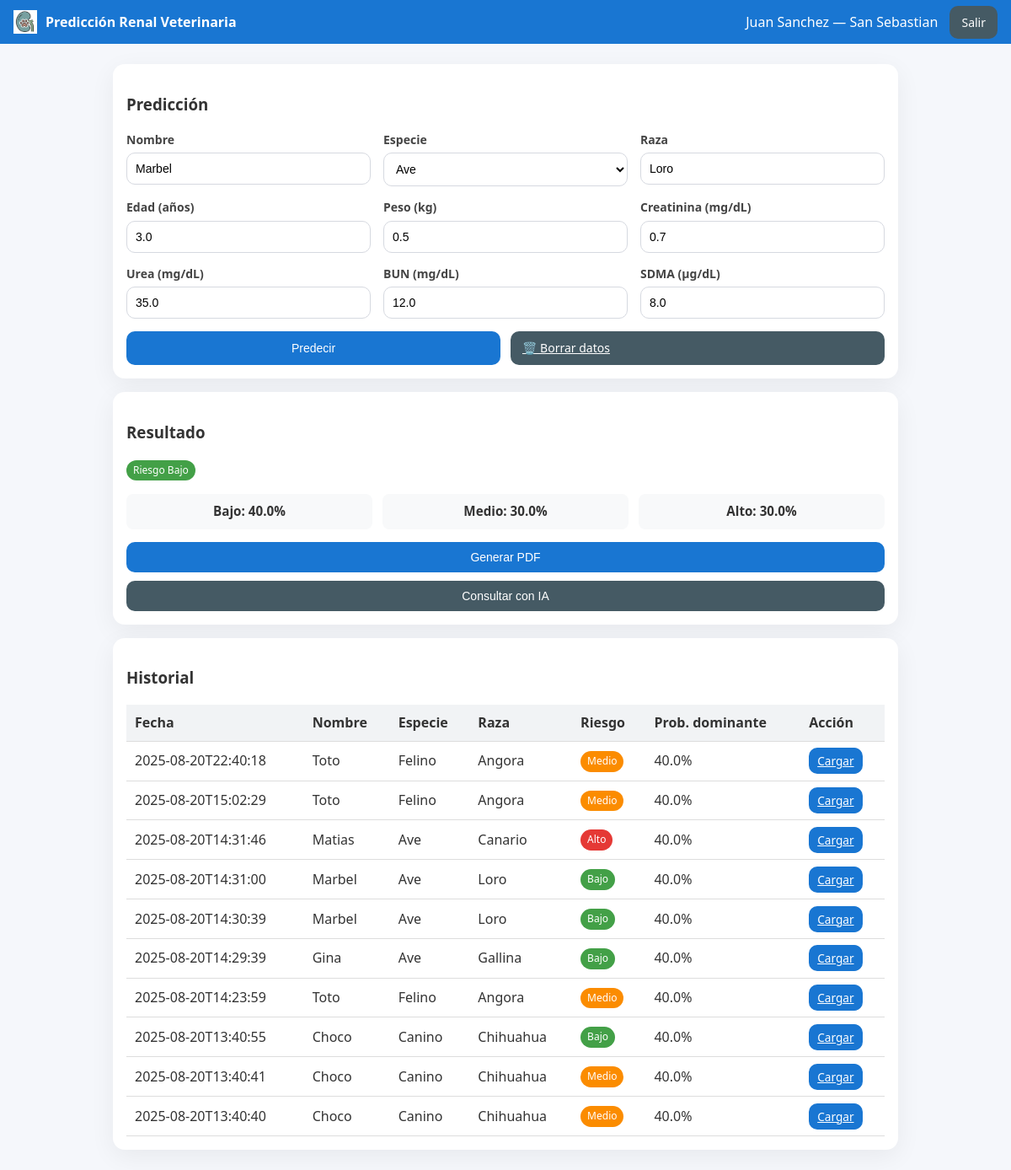
/dashboard?case_id=34 (signed in), run on the app's committed database.
### tables this page shows
CREATE TABLE casos_renales (
        id INTEGER PRIMARY KEY AUTOINCREMENT,
        fecha_hora TEXT,
        nombre TEXT,
        especie TEXT,
        raza TEXT,
        edad REAL, peso REAL, creatinina REAL, urea REAL, bun REAL, sdma REAL,
        risk_label TEXT,
        prob_bajo REAL, prob_medio REAL, prob_alto REAL
    , user_id INTEGER, clinic TEXT);

### app.py (the view)
@app.get("/dashboard")
def dashboard(request: Request):
    redirect = require_login_or_redirect(request)
    if redirect:
        return redirect
    user = current_user(request)
    vals = {}
    result = None
    case_id = None
    try:
        q = dict(request.query_params)
        if "case_id" in q and q["case_id"]:
            case_id = int(q["case_id"])
    except Exception:
        case_id = None
    if case_id:
        conn = get_db()
        cur = conn.cursor()
        cur.execute("SELECT * FROM casos_renales WHERE id=? AND user_id=?", (case_id, user["id"]))
        row = cur.fetchone()
        conn.close()
        if row:
            vals = {
                "Nombre": row["nombre"],
                "Especie": row["especie"],
                "Raza": row["raza"],
                "Edad": row["edad"],
                "Peso": row["peso"],
                "Creatinina": row["creatinina"],
                "Urea": row["urea"],
                "BUN": row["bun"],
                "SDMA": row["sdma"],
            }
            result = {
                "nombre": row["nombre"],
                "especie": row["especie"],
                "raza": row["raza"],
                "pred_label": row["risk_label"],
                "probs": [row["prob_bajo"], row["prob_medio"], row["prob_alto"]],
                "ai_text": row["ai_text"],
            }
    return templates.TemplateResponse(
        "dashboard.html",
        {
            "request": request,
            "title": APP_TITLE,
            "user": user,
            "species": SPECIES_OPTIONS,
            "vals": vals,
            "result": result,
            "history": _history_for(user["id"]),
        },
    )

### templates/dashboard.html (shortened to what this page needs)
{% extends "base.html" %}
{% block content %}
<div class="card">
  <h3>Predicción</h3>
  <form method="post" action="/predict">
    <div class="param-grid">
      <div class="col">
        <label>Nombre</label>
        <input name="nombre" value="{{ vals.Nombre or '' }}" required>
      </div>
      <div class="col">
        <label>Especie</label>
        <select name="especie">
          {% for sp in species %}
            <option value="{{ sp }}" {% if vals.Especie==sp %}selected{% endif %}>{{ sp }}</option>
          {% endfor %}
        </select>
      </div>
      <div class="col">
        <label>Raza</label>
        <input name="raza" value="{{ vals.Raza or '' }}">
      </div>
    </div>
    <div class="param-grid">
      <div class="col"><label>Edad (años)</label><input type="number" step="1" name="Edad" value="{{ vals.Edad or '' }}" required></div>
      <div class="col"><label>Peso (kg)</label><input type="number" name="Peso" step="0.1" min="0.5" max="120" value="{{ vals.Peso or '' }}" required></div>
      <div class="col"><label>Creatinina (mg/dL)</label><input type="number" step="0.01" name="Creatinina" value="{{ vals.Creatinina or '' }}" required></div>
      <div class="col"><label>Urea (mg/dL)</label><input type="number" step="0.01" name="Urea" value="{{ vals.Urea or '' }}" required></div>
      <div class="col"><label>BUN (mg/dL)</label><input type="number" step="0.01" name="BUN" value="{{ vals.BUN or '' }}" required></div>
      <div class="col"><label>SDMA (µg/dL)</label><input type="number" step="0.01" name="SDMA" value="{{ vals.SDMA or '' }}" required></div>
    </div>
    <div class="btn-grid">
      <button class="btn" type="submit">Predecir</button>
      <a href="/dashboard" class="btn secondary">🗑️ Borrar datos</a>
    </div>
  </form>
</div>
{% if result %}
<div class="card">
  <h3>Resultado</h3>
  {% set c = "green" if result.pred_label=="Bajo" else ("orange" if result.pred_label=="Medio" else "red") %}
  <p><span class="badge {{ c }}">Riesgo {{ result.pred_label }}</span></p>
  <div class="result-grid">
    <div class="item">Bajo: {{ (result.probs[0]*100)|round(0) }}%</div>
    <div class="item">Medio: {{ (result.probs[1]*100)|round(0) }}%</div>
    <div class="item">Alto: {{ (result.probs[2]*100)|round(0) }}%</div>
  </div>
  <form method="post" action="/predict/pdf" style="margin-top:10px">
    <button class="btn" type="submit">Generar PDF</button>
  </form>
  <form method="post" action="/ai/consult" style="margin-top:10px">
    <button class="btn secondary" type="submit">Consultar con IA</button>
  </form>
</div>
{% endif %}
<div class="card">
  <h3>Historial</h3>
  <table>
    <thead>
      <tr>
        <th>Fecha</th>
        <th>Nombre</th>
        <th>Especie</th>
        <th>Raza</th>
        <th>Riesgo</th>
        <th>Prob. dominante</th>
        <th>Acción</th>
      </tr>
    </thead>
    <tbody>
      {% for r in history %}
      {% set label = r.risk_label %}
      {% set prob = (r.prob_alto if label=='Alto' else (r.prob_medio if label=='Medio' else r.prob_bajo)) %}
      {% set c = 'red' if label=='Alto' else ('orange' if label=='Medio' else 'green') %}
      <tr>
        <td>{{ r.fecha_hora[:19] }}</td>
        <td>{{ r.nombre }}</td>
        <td>{{ r.especie }}</td>
        <td>{{ r.raza }}</td>
        <td><span class="badge {{ c }}">{{ label }}</span></td>
        <td>{{ (prob*100)|round(0) }}%</td>
        <td><a href="/dashboard?case_id={{ r.id }}" class="btn small">Cargar</a></td>
      </tr>
      {% endfor %}
    </tbody>
  </table>
</div>
{% endblock %}

### static/css/style.css (style rules this page uses)
body { font-family: Arial, sans-serif; margin: 0; padding: 0; background: #f4f6f9; color: #333; line-height: 1.4; }
.card { background: #fff; padding: 20px; margin: 15px auto; border-radius: 10px; box-shadow: 0 2px 6px rgba(0,0,0,0.1); max-width: 900px; }
.col { flex: 1; min-width: 200px; }
label { display: block; margin-bottom: 6px; font-weight: bold; font-size: 0.9em; color: #444; }
input, select, button { width: 100%; padding: 10px 12px; border-radius: 6px; border: 1px solid #ddd; box-sizing: border-box; font-size: 14px; }
.param-grid { display: grid; grid-template-columns: repeat(auto-fit, minmax(220px, 1fr)); gap: 15px; margin-bottom: 15px; }
.btn-grid { display: grid; grid-template-columns: repeat(auto-fit, minmax(160px, 1fr)); gap: 12px; margin-top: 15px; }
.result-grid { display: grid; grid-template-columns: repeat(auto-fit, minmax(120px, 1fr)); gap: 12px; margin: 15px 0; text-align: center; }
.result-grid .item { background: #f8f9fa; padding: 10px; border-radius: 8px; font-weight: bold; font-size: 0.95em; }
.btn { padding: 10px 14px; border: none; border-radius: 6px; cursor: pointer; background: #007bff; color: white; font-size: 14px; transition: background 0.2s; min-width: 120px; }
.btn.secondary { background: #6c757d; }
.btn.small { padding: 6px 10px; font-size: 0.85em; }
table { width: 100%; border-collapse: collapse; }
table th, table td { padding: 10px; border-bottom: 1px solid #ddd; text-align: left; }
table th { background: #f1f3f5; font-weight: bold; }
.badge { padding: 5px 10px; border-radius: 12px; color: white; font-size: 0.8em; }
.badge.green { background: #28a745; }
.badge.orange { background: #fd7e14; }
.badge.red { background: #dc3545; }

### templates/base.html (style rules this page uses)
body { font-family: system-ui,-apple-system,Segoe UI,Roboto,Ubuntu,"Helvetica Neue",Arial,sans-serif; background: #f5f7fb; margin: 0; }
.card { background: #fff; border-radius: 14px; box-shadow: 0 8px 30px rgba(0,0,0,.06); padding: 16px; margin-bottom: 16px; }
.btn { background: #1976D2; color: #fff; border: none; border-radius: 10px; padding: 10px 14px; cursor: pointer }
.btn.secondary { background: #455A64 }
.col { flex: 1 1 240px }
input, select { width: 100%; padding: 10px; border: 1px solid #d6d9e0; border-radius: 10px; background: #fff }
label { font-size: 14px; color: #444; margin-bottom: 6px; display: block }
table { width: 100%; border-collapse: collapse }
th, td { padding: 8px 10px; border-bottom: 1px solid #eee; text-align: left }
.badge { padding: 4px 8px; border-radius: 999px; font-size: 12px; color: #fff; display: inline-block }
.badge.green { background: #43A047 }
.badge.orange { background: #FB8C00 }
.badge.red { background: #E53935 }

### data on the page
casos_renales: nombre "Marbel", especie "Ave", raza "Loro", Edad "3.0", Peso "0.5", Creatinina "0.7", Urea "35.0", BUN "12.0", SDMA "8.0", pred_label "Bajo", (result.probs[0]*100)|round(0) "40.0", (result.probs[1]*100)|round(0) "30.0", (result.probs[2]*100)|round(0) "30.0", fecha_hora "2025-08-20T14:31:00", risk_label "Bajo", (prob*100)|round(0) "40.0"
casos_renales: fecha_hora "2025-08-20T22:40:18", nombre "Toto", especie "Felino", raza "Angora", risk_label "Medio", (prob*100)|round(0) "40.0"
casos_renales: fecha_hora "2025-08-20T15:02:29", nombre "Toto", especie "Felino", raza "Angora", risk_label "Medio", (prob*100)|round(0) "40.0"
casos_renales: fecha_hora "2025-08-20T14:31:46", nombre "Matias", especie "Ave", raza "Canario", risk_label "Alto", (prob*100)|round(0) "40.0"
casos_renales: fecha_hora "2025-08-20T14:30:39", nombre "Marbel", especie "Ave", raza "Loro", risk_label "Bajo", (prob*100)|round(0) "40.0"
casos_renales: fecha_hora "2025-08-20T14:29:39", nombre "Gina", especie "Ave", raza "Gallina", risk_label "Bajo", (prob*100)|round(0) "40.0"
casos_renales: fecha_hora "2025-08-20T14:23:59", nombre "Toto", especie "Felino", raza "Angora", risk_label "Medio", (prob*100)|round(0) "40.0"
casos_renales: fecha_hora "2025-08-20T13:40:55", nombre "Choco", especie "Canino", raza "Chihuahua", risk_label "Bajo", (prob*100)|round(0) "40.0"
casos_renales: fecha_hora "2025-08-20T13:40:41", nombre "Choco", especie "Canino", raza "Chihuahua", risk_label "Medio", (prob*100)|round(0) "40.0"
casos_renales: fecha_hora "2025-08-20T13:40:40", nombre "Choco", especie "Canino", raza "Chihuahua", risk_label "Medio", (prob*100)|round(0) "40.0"

### other printed values
{{ title }} "Predicción Renal Veterinaria"
{{ user.name }} "Juan Sanchez"
{{ user.clinic or "(sin clínica)" }} "San Sebastian"
